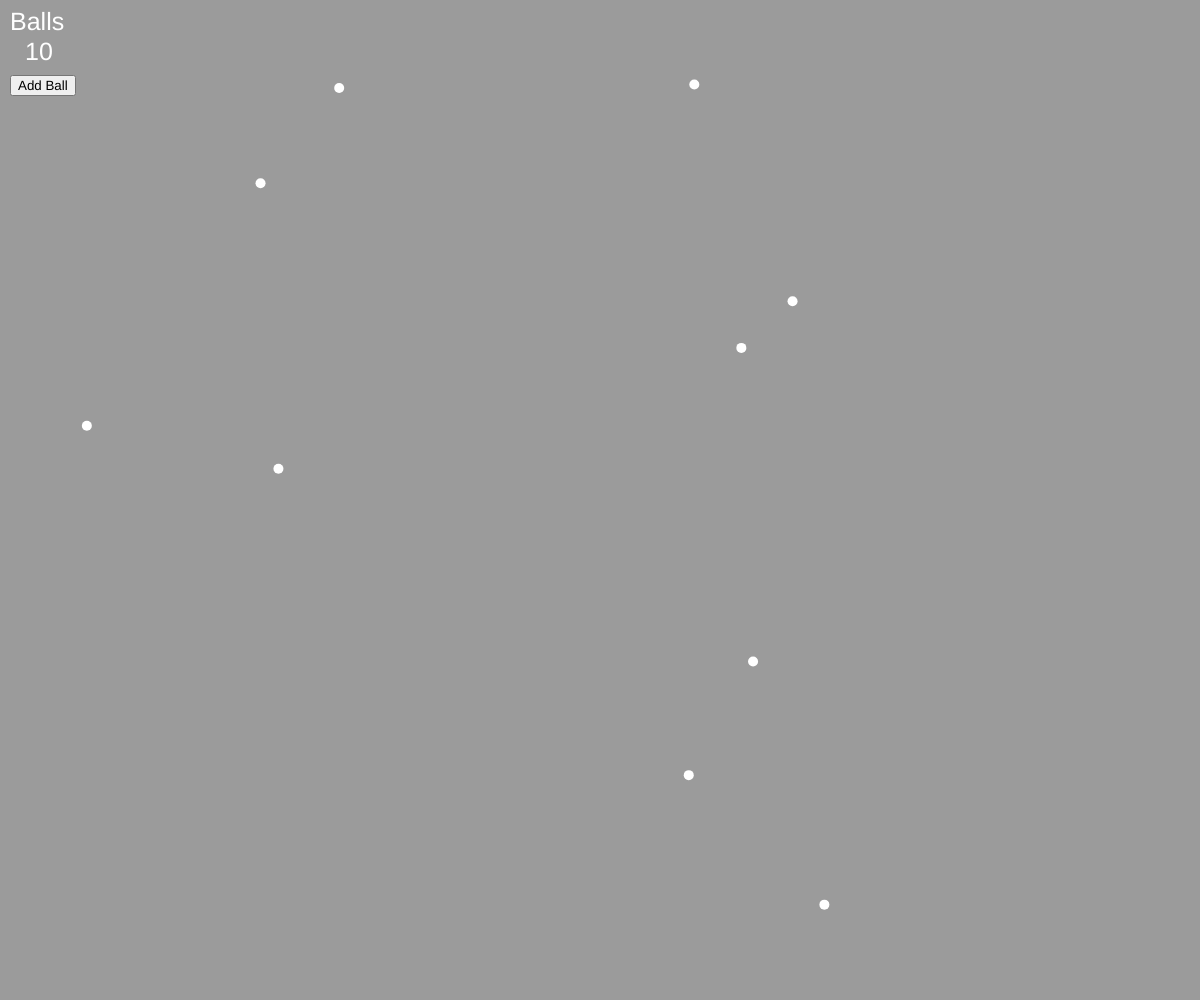
Frame 1 (no input)
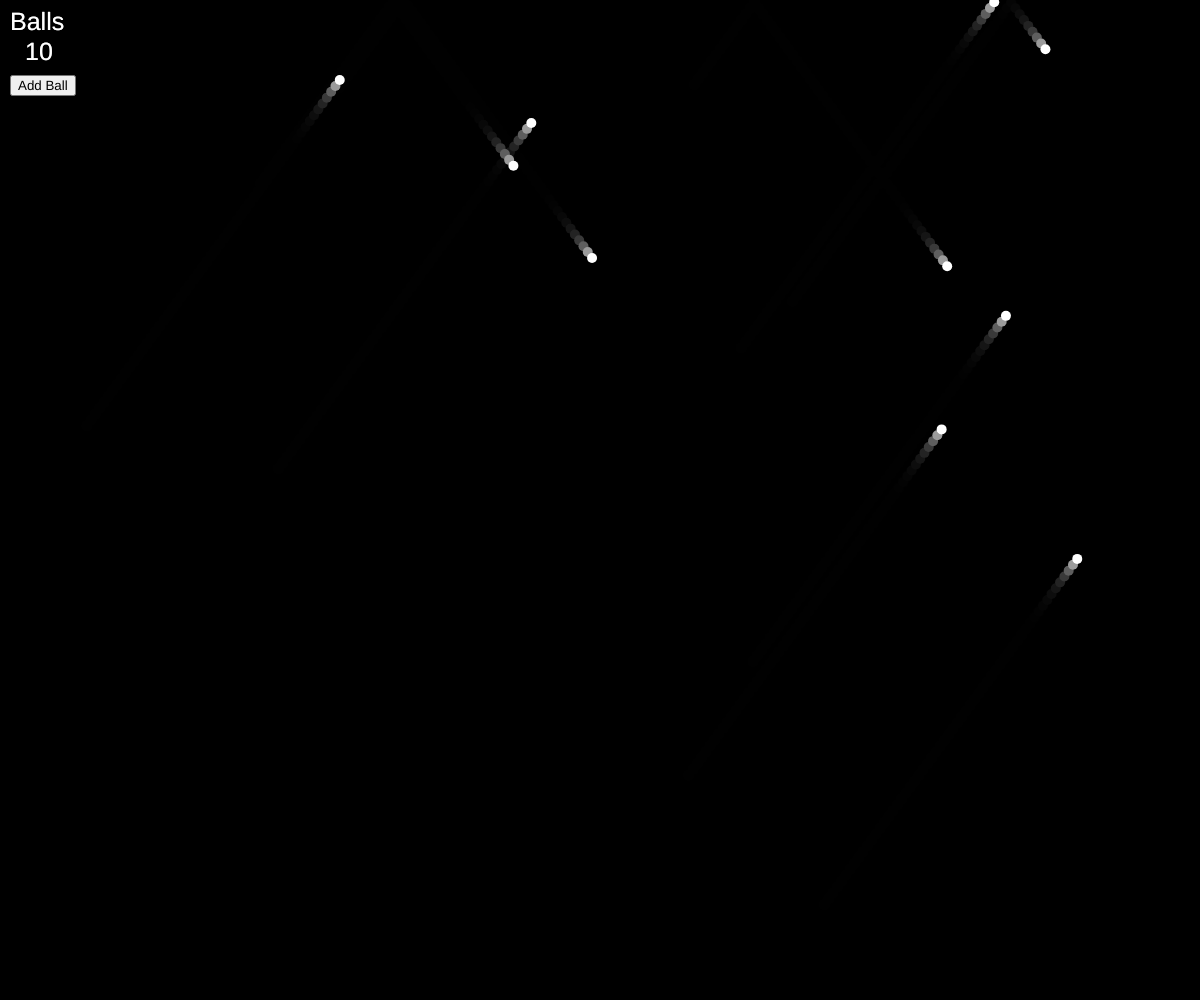
Frame 60 (no input)
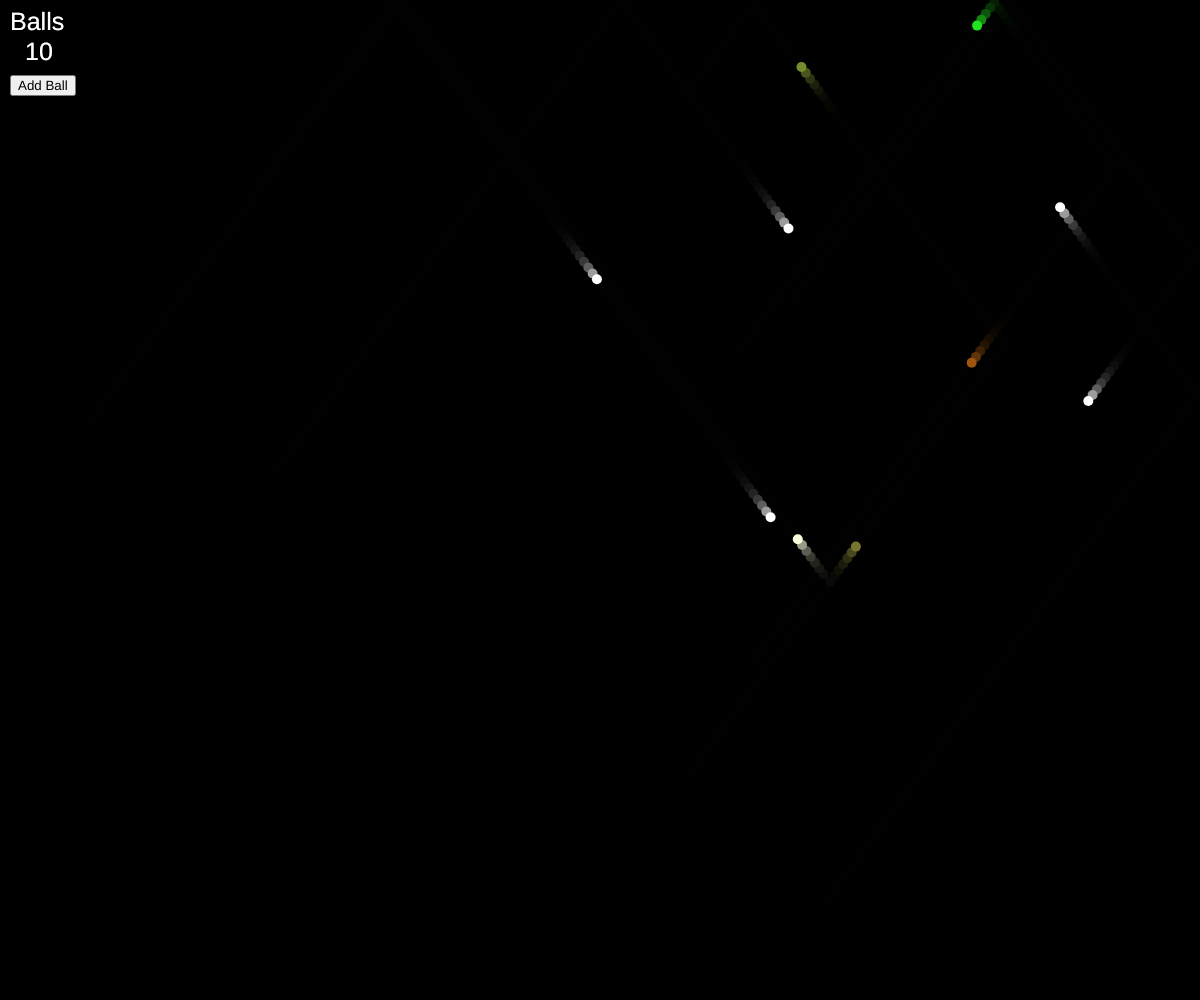
Frame 120 (the mouse pressed at the canvas centre since frame 60)

The p5.js sketch that drew these frames (run headless with seeded random() and noise() and a simulated clock; from frame 60 on, the mouse is pressed at the canvas centre):

// p5.js sketch
// ── sketch.js
var balls = [];
var distance = 0; 
var dirx = 0;
var diry = 0;
var antal = 10;
var nr = 10
						//Ball objekt (constructor funktion)
function Balls(x,y){
this.x = x;
this.y = y;
this.size = 10
this.speedx = 10
this.speedy = 10
this.col = color(255)
						//ændre farve
	this.co = function(){	
	this.col = color(random(255), random(255), random(255))	

}
						//tegn cirkel
	this.show = function(){
fill(this.col)
noStroke()
ellipse(this.x,this.y,this.size,this.size)	

}
						//bevægelse med retning og hastighed					
	this.move = function(){
		
	this.x = this.x + this.speedx * dirx
	this.y = this.y + this.speedy * diry
	//test funktioner
	//this.x += this.speedx
	//this.y += this.speedy
}
						//ændre retning ved at ramme bolde
	this.ballbounce = function(){
		this.speedx *=  -1
		this.speedy *=  -1
	}
						//ændre retning ved at ramme kanterne
	this.wallbounce = function(){
	
	if(this.x + (this.size/2) >= width || this.x - (this.size/2) <= 0){
		this.speedx *=  -1 
		//this.size += random(sizec, -sizec)
		
	}
	if(this.y + (this.size/2) >= height || this.y - (this.size/2) <= 0){
		this.speedy *=  -1 
		//this.size += random(sizec, -sizec)
		
	}	
	//if(this.size <= 10){
	//	this.size = 30
	//}	
}
						//tjek om en bold rammer andre
  	this.intersects = function(other) {
    var d = dist(this.x, this.y, other.x, other.y);
    if (d < this.size) {
		
      return true;
    } else {
      return false;
    }
  }
}						//tilføj bold når man trykker på knap
function addball(){
balls.push(new Balls(random((width/2)-225,(width/2)+225), random(25,225)));
nr = nr +1
}	

function setup() {
createCanvas(window.innerWidth,window.innerHeight)
  frameRate(60)

 dirx = random(1,-1)
 diry = random(1,-1)
 						//tegn array af "antal" bolde ved start
for (var i = 0; i< antal; i++){	
	
balls[i] = new Balls(random(25,975),random(25,975));

						}
						// skab knap
var button;
button = createButton("Add Ball")
button.position(10,75);
button.mousePressed(addball);
	
}

function draw() {
background(0,100)
						//tekst
fill(255)
textSize(25)
text("Balls",10,30)
text(nr,25,60)
						//sæt funktionerne igang for hver bold
for (var i = 0; i<(balls.length); i++){
	
	balls[i].move();
	balls[i].wallbounce();
	balls[i].show();
						// tjek om en bold rammer en anden bold	
	for (var j = 0; j < balls.length; j++){
		if(i != j && balls[i].intersects(balls[j])){	
						//start disse funktioner når bolde rammer hinanden.		
		balls[i].co();
		balls[j].co();
		balls[i].ballbounce();
		balls[j].ballbounce();
						}
				}
		}
}
